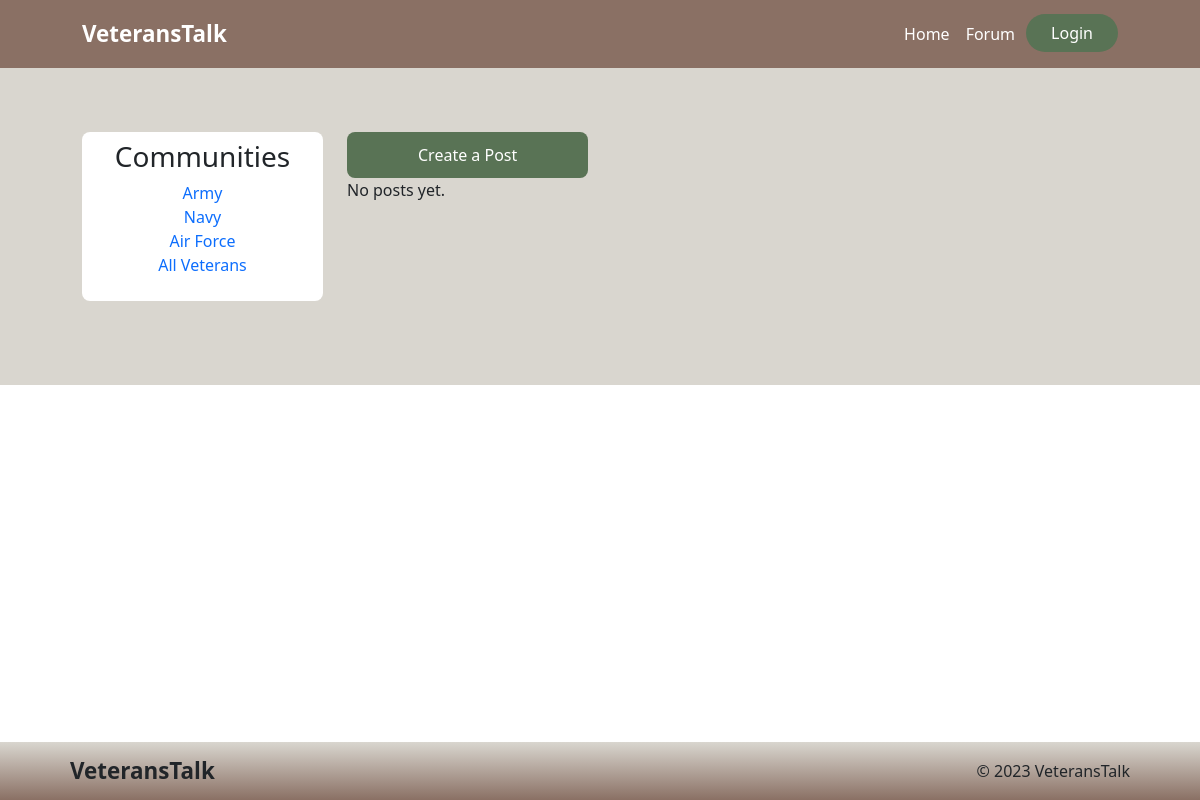
Before: /forum/ with the older database file.
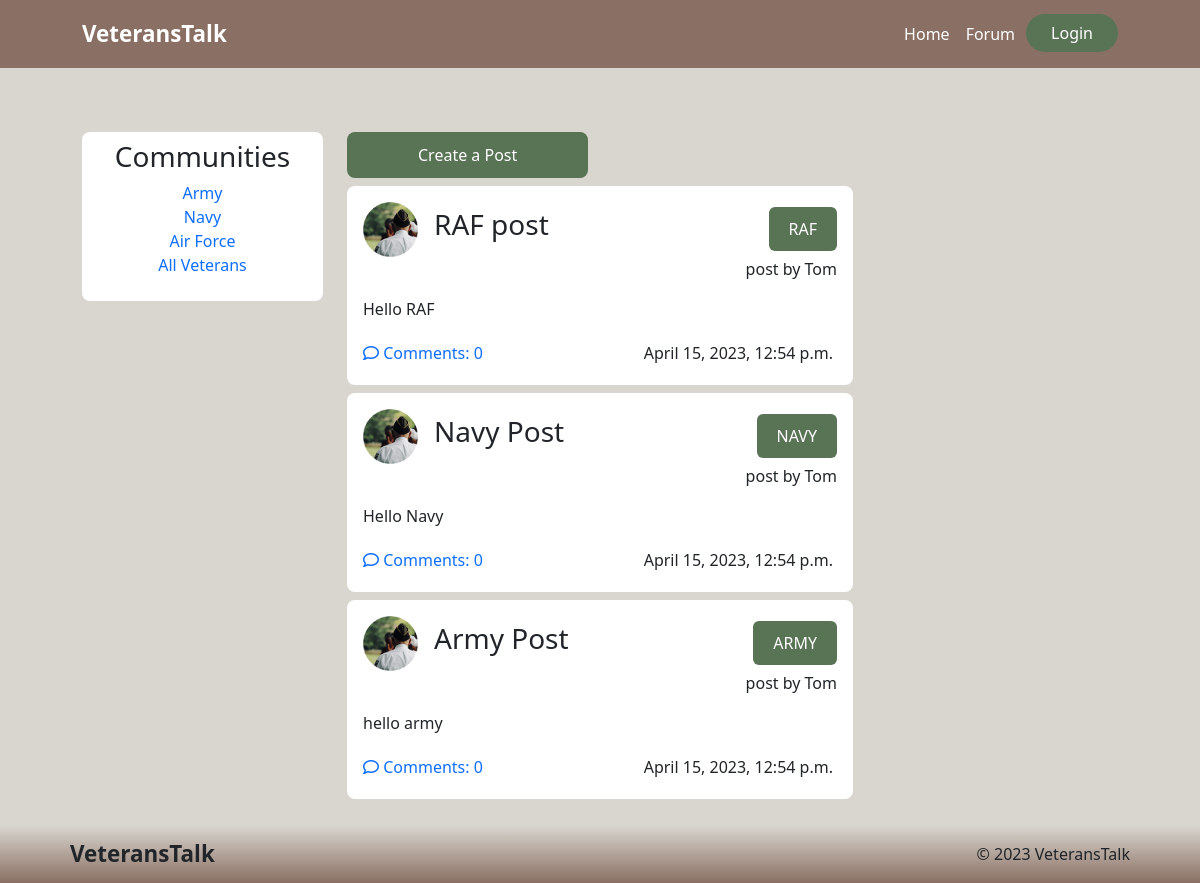
After: the same page with the newer database file.
### forums/models.py (models this page shows, shortened)
class Post(models.Model):
    ARMED_FORCES = [
        ("ARMY", "British Army"),
        ("NAVY", "Royal Navy"),
        ("RAF", "Royal Air Force"),
    ]
    title = models.CharField(max_length=100)
    content = models.TextField()
    created_at = models.DateTimeField(auto_now_add=True)
    category = models.CharField(max_length=4, choices=ARMED_FORCES)
    author = models.ForeignKey(
        User, on_delete=models.CASCADE, related_name="post_owner"
    )
    approved = models.BooleanField(default=False)
    class Meta:
        ordering = ["-created_at"]
    def comments_total(self):
        comments = self.post_comment.all()
        return len(comments)

### forums/views.py (the view)
# urls.py: path("", views.PostListView.as_view(), name="post_list"),
class PostListView(generic.ListView):
    template_name = "forum.html"
    model = Post
    context_object_name = "post_list"
    queryset = Post.objects.filter(approved=True).order_by("-created_at")
    paginate_by = 10

### forums/templates/forum.html (shortened to what this page needs)
{% extends "base.html" %}
{% load static %}
{% block content %}
<section class=" forum-section nav-padding container-fluid forum-section pb-4" style=" background-color: #d9d6cf;">
  <div class="row forum-container padding mb-5">
    <div class="col-md-3">
      <div class="sidebar bg-white p-2 text-center rounded-3">
        <h3>Communities</h3>
        <ul class="sidebar-nav list-unstyled">
          <li><a class="text-decoration-none" href="#">Army</a></li>
          <li><a class="text-decoration-none" href="#">Navy</a></li>
          <li><a class="text-decoration-none" href="#">Air Force</a></li>
          <li><a class="text-decoration-none" href="#">All Veterans</a></li>
        </ul>
      </div>
    </div>
    <div class="col-md-7 col-lg-6 pt-2 pt-md-0">
      <a href="post_create" class="btn btn-submit rounded-3">Create a Post</a>
      {% for post in post_list %}
      <div class="content-forum bg-white p-3 mt-2 rounded-3">
        <div class="d-flex align-items-center gap-3">
          <img src="{% static 'assets/img/card-img1.png' %}" class="forum-profile-img" width="55px" height="55px">
          <div class="d-flex justify-content-between w-100 gap-5 align-items-center">
            <a class="text-dark text-decoration-none" href="{% url 'post_detail' post.id %}">
              <h3>{{ post.title }}</h3>
            </a>
            <a class="btn-forum rounded-2">{{ post.category }}</a>
          </div>
        </div>
        <p class="text-end">post by {{ post.author }}</p>
        <p class="mt-3 mb-3">{{ post.content }}</p>
        <div class="d-flex d-flex justify-content-between w-100 gap-5 align-items-center">
          <a class="text-decoration-none" href="{% url 'post_detail' post.id %}"><i class="fa-regular fa-comment"></i>
            Comments: {{ post.comments_total }}</a>
          <p class="text-end m-1">{{ post.created_at }}</p>
        </div>
      </div>
      {% empty %}
      <p>No posts yet.</p>
      {% endfor %}
    </div>
  </div>
</section>
{% endblock content %}

### templates/base.html (shortened to what this page needs)
<!DOCTYPE html>
<html lang="en">
{% load static %}
<head>
	<link href="https://cdn.jsdelivr.net/npm/bootstrap@5.3.0-alpha3/dist/css/bootstrap.min.css" rel="stylesheet"
>
	<link rel="stylesheet" href="{% static 'css/styles.css' %}">
</head>
<body>
	<header class="align-items-center">
		<nav class="navbar navbar-expand-md container-fluid" id="nav">
			<div class="container-fluid">
				<a class="navbar-brand text-white" href="/">VeteransTalk</a>
				<div class="collapse navbar-collapse" id="navbarNavAltMarkup">
					<ul class="navbar-nav ms-auto text-center">
						<li class="nav-item">
							<a class="nav-link text-white" aria-current="page" href="/">Home</a>
						</li>
						<li class="nav-item">
							<a class="nav-link text-white" aria-current="page" href="/forum">
								Forum
							</a>
						</li>
						{% if request.user.is_authenticated %}
						<li class="nav-item">
							<a class="nav-link text-white" aria-current="page" href="{% url 'profile' user.id %}">
								Profile
							</a>
						</li>
						<li class="nav-item">
							<a class="nav-link login" aria-current="page" href="{% url 'logout' %}">
								Logout
							</a>
						</li>
						{% else %}
						<li class="nav-item">
							<a class="nav-link login" aria-current="page" href="{% url 'login' %}">
								Login
							</a>
						</li>
						{% endif %}
					</ul>
				</div>
			</div>
		</nav>
	</header>
	<main>
		{% block content %}
		{% endblock content %}
	</main>
	<footer class="d-flex align-items-center justify-content-between text-dark m-0 fixed-bottom">
		<p class="navbar-brand">VeteransTalk</p>
		<p class="m-0">© 2023 VeteransTalk</p>
	</footer>
</body>
</html>

### static/css/styles.css (style rules this page uses)
:root { --green-color: #597355; --dark-green: #4F604F; --beige-color: #8A7064; --light-beige:#d9d6cf; }
#nav { background-color: var(--beige-color); }
nav, footer, .description-div, .login-div, .padding { padding: 12px 70px !important; }
.navbar-brand { font-size: 1.4rem; font-weight: 600; margin: 0; }
.login { background-color: var(--green-color); padding-left: 25px !important; padding-right: 25px !important; padding: 7px 25px 7px 25px !important; border-radius: 5rem; margin-left: 3px; color: white; }
.forum-container { padding-top: 4rem !important; }
.forum-section, .profile-section { height: auto; }
footer { background: rgb(138,112,100); background: linear-gradient(0deg, rgba(138,112,100,1) 0%, rgba(217,214,207,1) 100%); }
.btn-submit { background-color: var(--green-color); color: white; padding: 10px 70px; transition: 200ms; }
.btn-forum { background-color: var(--green-color); color: white; padding: 10px 20px; text-decoration: none; }
.fa-comment { font-size: 1rem; }

Changed rows visible on the page:
added Post: title "RAF post", category "RAF", author "Tom", content "Hello RAF", comments_total "0", created_at "April 15, 2023, 12:54 p.m."
added Post: title "Navy Post", category "NAVY", author "Tom", content "Hello Navy", comments_total "0", created_at "April 15, 2023, 12:54 p.m."
added Post: title "Army Post", category "ARMY", author "Tom", content "hello army", comments_total "0", created_at "April 15, 2023, 12:54 p.m."
Other visible differences:
text no longer shown: "No posts yet."
